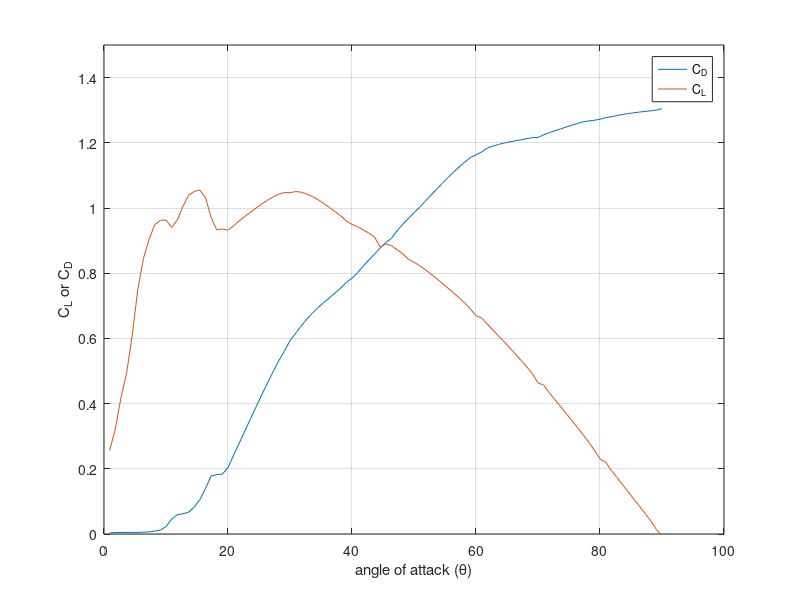

This chart was generated by the following MATLAB code:
clear; close all; clc;

%% DEFINE
theta = deg2rad(45);
omega = 628.318; % 6000 rpm in rad/s
c = 0.02; % m
Vinf = 7; % m/s
dr = 0.01; % m
r = 0.03; %m
rho = 1.4;
%% getting C_L and C_D from the reference paper

alpha = linspace(0, pi/2, 100);
alpha_in_deg = rad2deg(alpha);
num = xlsread('Cl.csv');

x = num(:,1);
y = num(:,2);

xi = linspace(0, 90, 100);
C_L = interp1(x, y, xi);

num = xlsread('Cd.csv');

x = sort(num(:,1));
x(81) = []; % accidently has an overlapping number
y = sort(num(:,2));
y(81) = [];

xi = linspace(0, 90, 100);
C_D = interp1(x, y, xi);


figure;
h1 = plot(alpha_in_deg, C_D);
hold on;
h2 = plot(alpha_in_deg, C_L);
% xlim([17, 90])
ylim([0, 1.5])
xlabel('angle of attack (\theta)');
ylabel('C_L or C_D');
legend([h1, h2],'C_D','C_L','location','best');
grid on;
%%
a = 0.001; % first guess
b = 0.001; % first guess
%% Change a until dT_a is within 5% of dT_m

while(1)
    V_disc = Vinf + Vinf * a;
    V2 = r * omega * (1 - b);
    
    V1 = sqrt(V_disc^2 + V2^2);
    phi = atan(V_disc/V2);
    
    alpha2 = rad2deg(theta - phi);
    
    
    [~, idx_theta_in_use] = min(abs(alpha_in_deg - alpha2));
    
    C_L_in_use = C_L(idx_theta_in_use);
    C_D_in_use = C_D(idx_theta_in_use);
    
    dT_a = 1/2*(V1^2)*rho*c*(C_L_in_use * cos(phi) - C_D_in_use * sin(phi)) * dr;
    dT_m = 4 * pi * r * dr * rho * Vinf^2 * a * (1 + a);
    
    perc_for_a = abs(dT_a - dT_m) / dT_m * 100;
    
    if perc_for_a < 5
        break
    end
    
    a = a + 0.001;
end


%% Change b until dQ_a is within 10% of dQ_m

while(1)
    V_disc = Vinf + Vinf * a;
    V2 = r * omega * (1 - b);
    
    V1 = sqrt(V_disc^2 + V2^2);
    phi = atan(V_disc/V2);
    
    alpha2 = rad2deg(theta - phi);
    
    
    [~, idx_theta_in_use] = min(abs(alpha_in_deg - alpha2));
    
    C_L_in_use = C_L(idx_theta_in_use);
    C_D_in_use = C_D(idx_theta_in_use);
    
    dQ_a = 1/2 *(V1^2) * rho * c * (C_L_in_use * sin(phi) + C_D_in_use * cos(phi)) * dr * r;
    dQ_m = rho * 4 * pi * r^3 * Vinf * (1+a) * b * omega * dr;
    
    perc_for_b = abs(dQ_a - dQ_m) / dQ_m * 100;
    
    if perc_for_b < 10
        break
    end
    
    b = b + 0.001;
end

%% final result

disp(['a should be: ',num2str(a),' and b should be: ',num2str(b)]);
